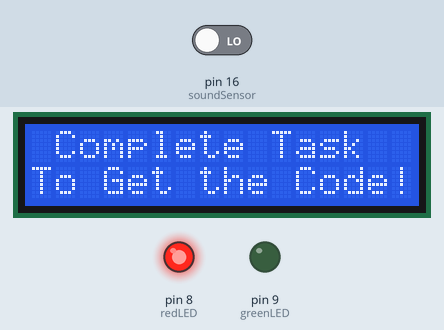
Bench run of a sketch on a simulated SparkFun Pro Micro, built with avr-gcc and run on an emulated ATmega32U4. On the bench: 16×2 character LCD, output pins drawn as LEDs (lit = HIGH). The test bench sets the inputs (shaded band); at power-on: pin 16 (soundSensor) LOW.

Above: at 1.7 s.
1.8 s: pin 16 (soundSensor) driven HIGH
At 2.5 s:
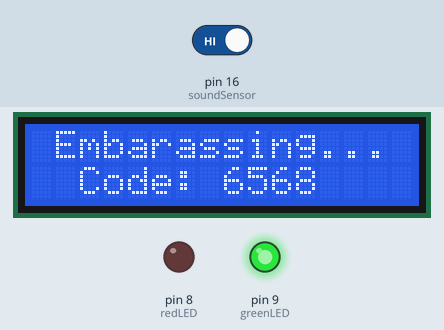
Timing chart, 0 to 4.8 s (numbered marks = the images above; inputs shaded):
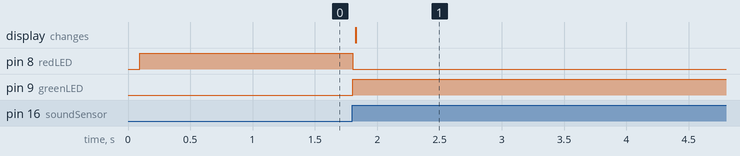

The sketch:

_mockingbird.ino
```cpp
/*
  Author: Caleb W. Taylor
  Platform: Pro Micro - ATmega32U4
  Challenge 1 - Mockingbird

  --------------------------------------

  For this challenge, the user must "mimic a bird call."
  In reality, the purpose of this program is entirely for humor.

  This system is equipped with a sound sensor and 2 status LEDs. If the user
  makes a loud enough sound into the microphone, a green LED will light and the
  LCD screen will display the completion code for the challenge.
*/


#include <LiquidCrystal_I2C.h> // LCD library.
LiquidCrystal_I2C lcd(0x3F,16,2);  // LCD object (address is 0x3F for a 16 chars and 2 line display).


// Sensor & status LED pin definitions:
#define soundSensor 16
#define greenLED 9
#define redLED 8

// Game completetion status:
bool challengeComplete = false;

void setup()
{
  // LCD setup:
  lcd.init();
  lcd.clear();
  lcd.backlight();      // Make sure backlight is on

  // Initial LCD prompt:
  lcd.setCursor (1,0); // Order: (char, line)
  lcd.print("Complete Task");
  lcd.setCursor (0,1);
  lcd.print("To Get the Code!");

  // Sensor & LED pin setup:
  pinMode(soundSensor, INPUT);
  pinMode(greenLED, OUTPUT);
  pinMode(redLED, OUTPUT);

  // Initial LED states:
  digitalWrite(greenLED, LOW);
  digitalWrite(redLED, HIGH);
  delay(500);
}

void loop()
{
  // Read sensor as binary value (control sensitivity with potentiometer):
  bool birdMimic = digitalRead(soundSensor);

  // If value reads 1, complete challenge:
  if (birdMimic && !challengeComplete)
  {
    lcd.clear();
    challengeComplete = true;
  }

  // Set staus lights and display code:
  if (challengeComplete)
  {
    digitalWrite(greenLED, HIGH);
    digitalWrite(redLED, LOW);

    // Display success message & progression code:
    lcd.setCursor (1,0);
    lcd.print("Embarassing...");
    lcd.setCursor (2,1);
    lcd.print("Code: 6568");
  }
}
```

Measured:
- after the input at 1.8 s, pin 8 (redLED): HIGH → LOW at once; pin 9 (greenLED): LOW → HIGH at once; the display: changes at once (image 1)
